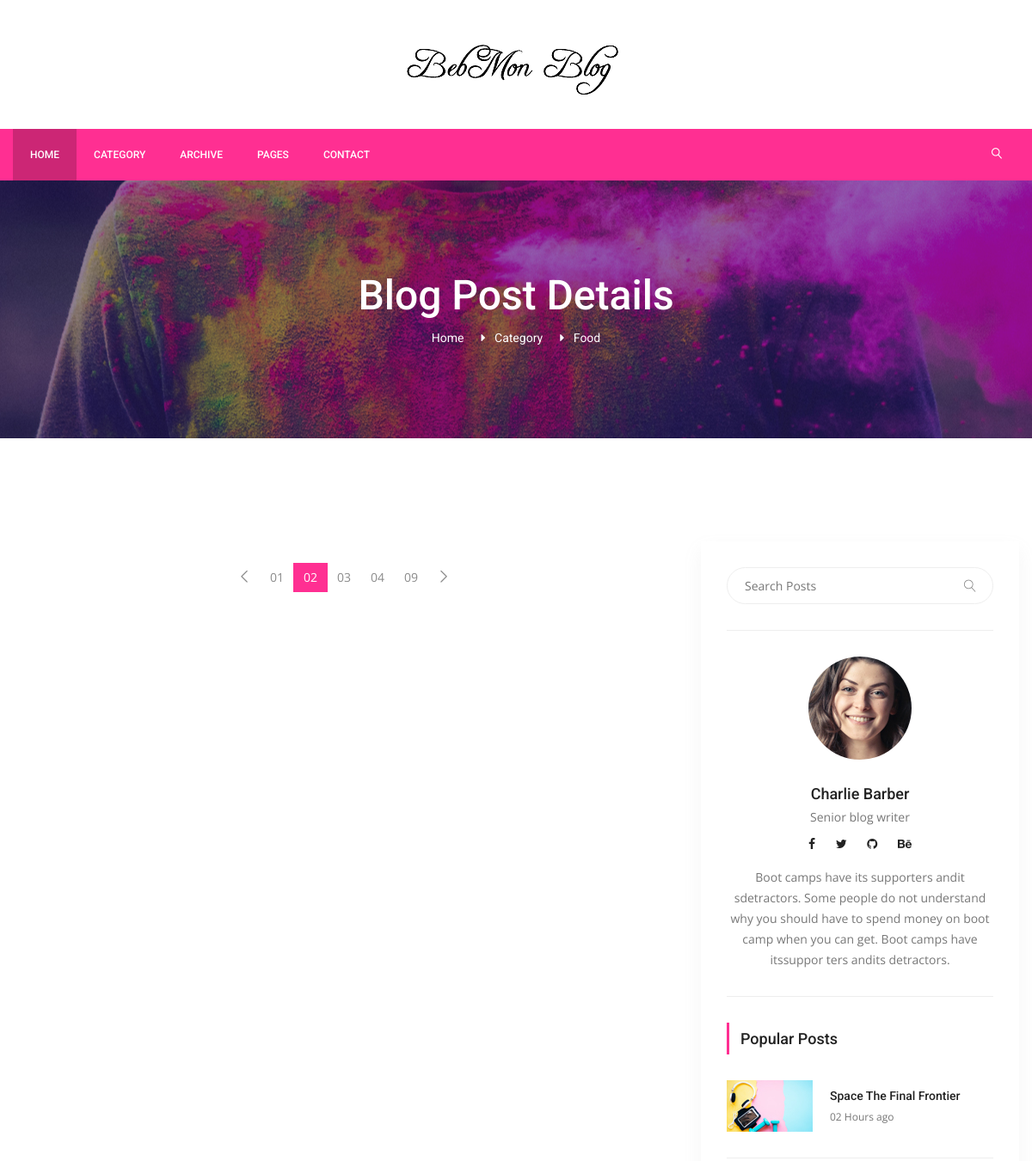
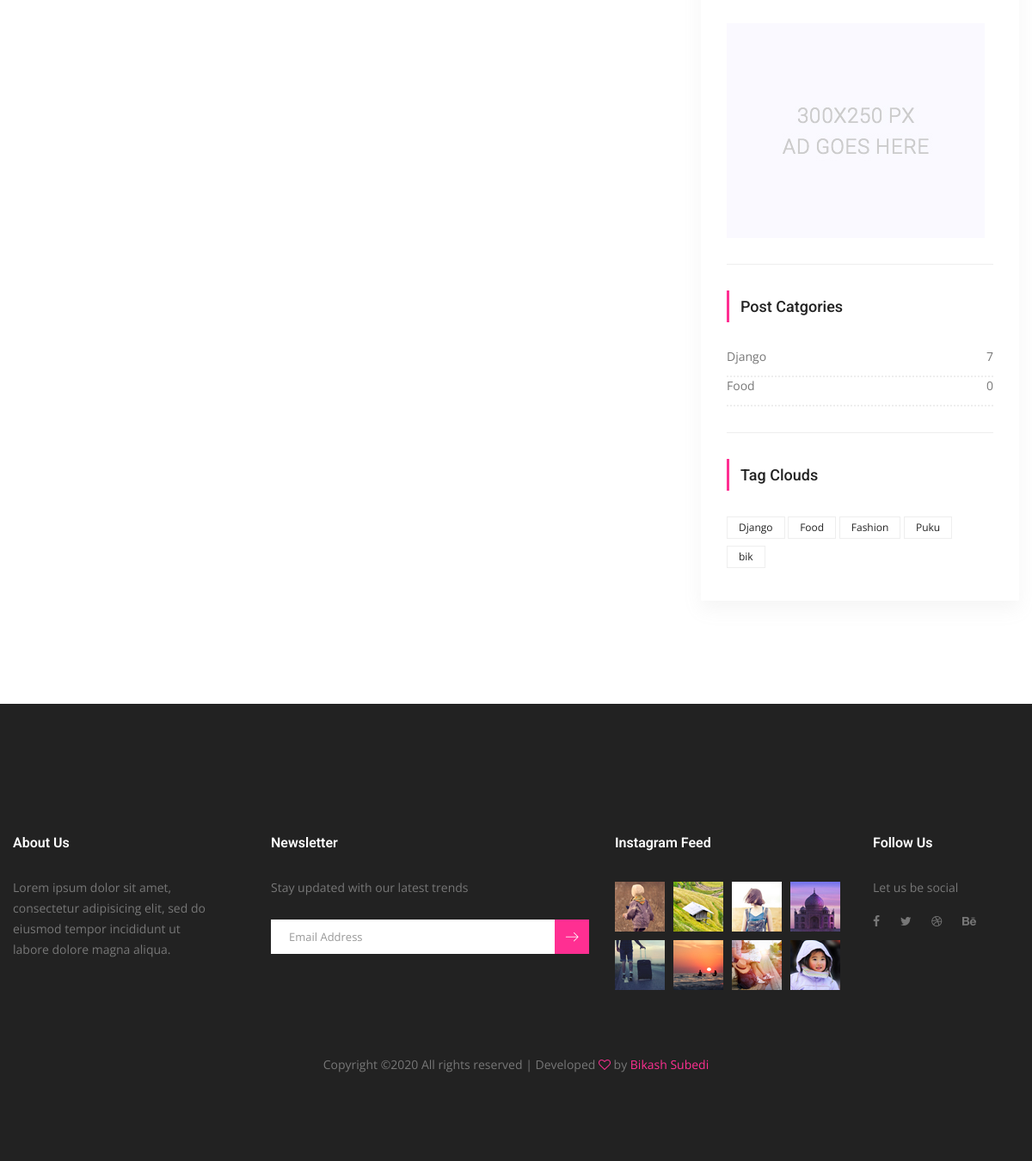
The app's page /category/food/ with its own data (2 pictures, top to bottom).
### posts/models.py (models this page shows, shortened)
class Category(models.Model):
    title = models.CharField(max_length=20, unique=True)
    slug = models.SlugField(null=True, blank=True, default='slug')
    def post_count(self):
        return self.postByCategory.all().count()

class Tag(models.Model):
    title = models.CharField(max_length=20, unique=True)
    slug = models.SlugField(blank=True, max_length=20, default='slug')
    def __str__(self):
        return self.title

### posts/views.py (the view)
# urls.py: path('category/<slug:slug>/', CategoryDetail.as_view(), name='category_detail'),
class CategoryDetail(ListView):
    template_name = 'categories/category_detail.html'
    model = Post
    context_object_name = 'posts'
    def get_queryset(self):
        self.category = get_object_or_404(Category, slug=self.kwargs['slug'])
        return Post.objects.filter(category=self.category).order_by('-id')
    def get_context_data(self, *, object_list=None, **kwargs):
        context = super(CategoryDetail, self).get_context_data(**kwargs)
        self.category = get_object_or_404(Category, slug=self.kwargs['slug'])
        context['category'] = self.category
        return context

### posts/templatetags/custom_tags.py (called while the page is built)
@register.simple_tag(name='categories')
def all_categories():
    return Category.objects.all()

@register.simple_tag(name='tags')
def all_tags():
    return Tag.objects.all()

### templates/categories/category_detail.html (shortened to what this page needs)
{% extends 'layouts/base.html' %}
{% load static %}
{% block content %}
    <section class="banner_area">
        <div class="banner_inner d-flex align-items-center">
            <div class="overlay bg-parallax" data-stellar-ratio="0.9" data-stellar-vertical-offset="0"
                 data-background=""></div>
            <div class="container">
                <div class="banner_content text-center">
                    <h2>Blog Post Details</h2>
                    <div class="page_link">
                        <a href="{% url 'index' %}">Home</a>
                        <a>Category</a>
                        <a href="{% url 'category_detail' category.slug %}">{{ category.title }}</a>
                    </div>
                </div>
            </div>
        </div>
    </section>
    <section class="blog_area p_120">
        <div class="container">
            <div class="row">
                <div class="col-lg-8">
                    <div class="blog_left_sidebar">
                        <nav class="blog-pagination justify-content-center d-flex">
                            <ul class="pagination">
                                <li class="page-item">
                                    <a href="#" class="page-link" aria-label="Previous">
		                                    <span aria-hidden="true">
		                                        <span class="lnr lnr-chevron-left"></span>
		                                    </span>
                                    </a>
                                </li>
                                <li class="page-item"><a href="#" class="page-link">01</a></li>
                                <li class="page-item active"><a href="#" class="page-link">02</a></li>
                                <li class="page-item"><a href="#" class="page-link">03</a></li>
                                <li class="page-item"><a href="#" class="page-link">04</a></li>
                                <li class="page-item"><a href="#" class="page-link">09</a></li>
                                <li class="page-item">
                                    <a href="#" class="page-link" aria-label="Next">
		                                    <span aria-hidden="true">
		                                        <span class="lnr lnr-chevron-right"></span>
		                                    </span>
                                    </a>
                                </li>
                            </ul>
                        </nav>
                    </div>
                </div>
                {% include 'layouts/right_side.html' %}
            </div>
        </div>
    </section>
{% endblock %}

### templates/layouts/right_side.html
{% load static %}
{% load custom_tags %}
<div class="col-lg-4">
    <div class="blog_right_sidebar">
        <aside class="single_sidebar_widget search_widget">
            <div class="input-group">
                <input type="text" class="form-control" placeholder="Search Posts">
                <span class="input-group-btn">
                    <button class="btn btn-default" type="button"><i class="lnr lnr-magnifier"></i></button>
                </span>
            </div>
            <div class="br"></div>
        </aside>
        <aside class="single_sidebar_widget author_widget">
            <img class="author_img rounded-circle" src="{% static 'img/blog/author.png' %}" alt="">
            <h4>Charlie Barber</h4>
            <p>Senior blog writer</p>
            <div class="social_icon">
                <a href="#"><i class="fa fa-facebook"></i></a>
                <a href="#"><i class="fa fa-twitter"></i></a>
                <a href="#"><i class="fa fa-github"></i></a>
                <a href="#"><i class="fa fa-behance"></i></a>
            </div>
            <p>Boot camps have its supporters andit sdetractors. Some people do not understand why you
                should have to spend money on boot camp when you can get. Boot camps have itssuppor ters
                andits detractors.</p>
            <div class="br"></div>
        </aside>
        <aside class="single_sidebar_widget popular_post_widget">
            <h3 class="widget_title">Popular Posts</h3>
            <div class="media post_item">
                <img src="{% static 'img/blog/popular-post/post1.jpg' %}" alt="post">
                <div class="media-body">
                    <a href="blog-details.html"><h3>Space The Final Frontier</h3></a>
                    <p>02 Hours ago</p>
                </div>
            </div>
            <div class="br"></div>
        </aside>
        <aside class="single_sidebar_widget">
            <a href="#"><img class="img-fluid" src="{% static 'img/blog/add.jpg' %}" alt=""></a>
            <div class="br"></div>
        </aside>
        <aside class="single_sidebar_widget post_category_widget">
            <h4 class="widget_title">Post Catgories</h4>
            {% categories as categories %}
            {% for category in categories %}
                <ul class="list cat-list">
                    <li>
                        <a href="{% url 'category_detail' category.slug %}" class="d-flex justify-content-between">
                            <p>{{ category.title }}</p>
                            <p>{{ category.post_count }}</p>
                        </a>
                    </li>
                </ul>
            {% endfor %}
            <div class="br"></div>
        </aside>
        <aside class="single-sidebar-widget tag_cloud_widget">
            <h4 class="widget_title">Tag Clouds</h4>
            <ul class="list">
                {% tags as tags %}
                {% for tag in tags %}
                <li><a href="{% url 'tag_detail' tag.slug %}">{{ tag }}</a></li>
                {% endfor %}
            </ul>
        </aside>
    </div>
</div>

### records on screen
Category: title "Food", post_count "0"
Category: title "Django", post_count "7"
Tag: title "Django"
Tag: title "Food"
Tag: title "Fashion"
Tag: title "Puku"
Tag: title "bik"
